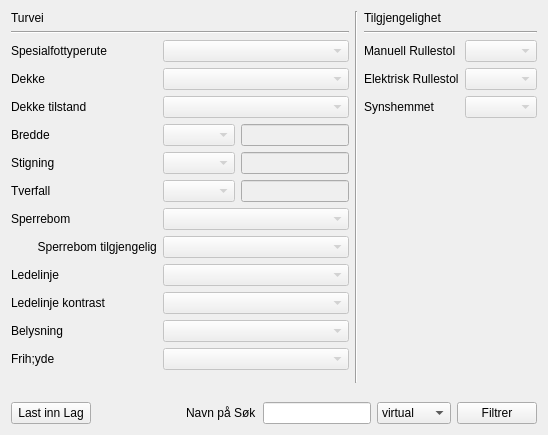
             <widget class="QWidget" name="tab_9">
              <attribute name="title">
               <string>Turvei</string>
              </attribute>
              <layout class="QVBoxLayout" name="verticalLayout_37">
               <item>
                <layout class="QVBoxLayout" name="verticalLayout_36">
                 <item>
                  <layout class="QHBoxLayout" name="horizontalLayout_65">
                   <item>
                    <layout class="QVBoxLayout" name="verticalLayout_35">
                     <item>
                      <widget class="QLabel" name="label_82">
                       <property name="text">
                        <string>Turvei</string>
                       </property>
                      </widget>
                     </item>
                     <item>
                      <widget class="Line" name="line_17">
                       <property name="orientation">
                        <enum>Qt::Horizontal</enum>
                       </property>
                      </widget>
                     </item>
                     <item>
                      <layout class="QFormLayout" name="formLayout_14">
                       <item row="0" column="0">
                        <widget class="QLabel" name="label_31">
                         <property name="text">
                          <string>Spesialfottyperute</string>
                         </property>
                        </widget>
                       </item>
                       <item row="0" column="1">
                        <widget class="QComboBox" name="comboBox_3">
                         <property name="enabled">
                          <bool>false</bool>
                         </property>
                        </widget>
                       </item>
                       <item row="1" column="0">
                        <widget class="QLabel" name="label_64">
                         <property name="text">
                          <string>Dekke</string>
                         </property>
                        </widget>
                       </item>
                       <item row="1" column="1">
                        <widget class="QComboBox" name="comboBox_10">
                         <property name="enabled">
                          <bool>false</bool>
                         </property>
                        </widget>
                       </item>
                       <item row="2" column="0">
                        <widget class="QLabel" name="label_74">
                         <property name="text">
                          <string>Dekke tilstand</string>
                         </property>
                        </widget>
                       </item>
                       <item row="2" column="1">
                        <widget class="QComboBox" name="comboBox_19">
                         <property name="enabled">
                          <bool>false</bool>
                         </property>
                        </widget>
                       </item>
                       <item row="3" column="0">
                        <widget class="QLabel" name="label_73">
                         <property name="text">
                          <string>Bredde</string>
                         </property>
                        </widget>
                       </item>
                       <item row="3" column="1">
                        <layout class="QHBoxLayout" name="horizontalLayout_59">
                         <item>
                          <widget class="QComboBox" name="comboBox_18">
                           <property name="enabled">
                            <bool>false</bool>
                           </property>
                          </widget>
                         </item>
                         <item>
                          <widget class="QLineEdit" name="lineEdit_4">
                           <property name="enabled">
                            <bool>false</bool>
                           </property>
                          </widget>
                         </item>
                        </layout>
                       </item>
                       <item row="4" column="0">
                        <widget class="QLabel" name="label_76">
                         <property name="text">
                          <string>Stigning</string>
                         </property>
                        </widget>
                       </item>
                       <item row="4" column="1">
                        <layout class="QHBoxLayout" name="horizontalLayout_62">
                         <item>
                          <widget class="QComboBox" name="comboBox_20">
                           <property name="enabled">
                            <bool>false</bool>
                           </property>
                          </widget>
                         </item>
                         <item>
                          <widget class="QLineEdit" name="lineEdit_5">
                           <property name="enabled">
                            <bool>false</bool>
                           </property>
                          </widget>
                         </item>
                        </layout>
                       </item>
                       <item row="5" column="0">
                        <widget class="QLabel" name="label_79">
                         <property name="text">
                          <string>Tverfall</string>
                         </property>
                        </widget>
                       </item>
                       <item row="5" column="1">
                        <layout class="QHBoxLayout" name="horizontalLayout_63">
                         <item>
                          <widget class="QComboBox" name="comboBox_21">
                           <property name="enabled">
                            <bool>false</bool>
                           </property>
                          </widget>
                         </item>
                         <item>
                          <widget class="QLineEdit" name="lineEdit_6">
                           <property name="enabled">
                            <bool>false</bool>
                           </property>
                          </widget>
                         </item>
                        </layout>
                       </item>
                       <item row="6" column="0">
                        <widget class="QLabel" name="label_72">
                         <property name="text">
                          <string>Sperrebom</string>
                         </property>
                        </widget>
                       </item>
                       <item row="6" column="1">
                        <widget class="QComboBox" name="comboBox_17">
                         <property name="enabled">
                          <bool>false</bool>
                         </property>
                         <item>
                          <property name="text">
                           <string/>
                          </property>
                         </item>
                         <item>
                          <property name="text">
                           <string>Ja</string>
                          </property>
                         </item>
                         <item>
                          <property name="text">
                           <string>Nei</string>
                          </property>
                         </item>
                        </widget>
                       </item>
                       <item row="7" column="0">
                        <widget class="QLabel" name="label_71">
                         <property name="text">
                          <string>        Sperrebom tilgjengelig</string>
                         </property>
                        </widget>
                       </item>
                       <item row="7" column="1">
                        <widget class="QComboBox" name="comboBox_16">
                         <property name="enabled">
                          <bool>false</bool>
                         </property>
                         <item>
                          <property name="text">
                           <string/>
                          </property>
                         </item>
                         <item>
                          <property name="text">
                           <string>Ja</string>
                          </property>
                         </item>
                         <item>
                          <property name="text">
                           <string>Nei</string>
                          </property>
                         </item>
                        </widget>
                       </item>
                       <item row="8" column="0">
                        <widget class="QLabel" name="label_68">
                         <property name="text">
                          <string>Ledelinje</string>
                         </property>
                        </widget>
                       </item>
                       <item row="8" column="1">
                        <widget class="QComboBox" name="comboBox_15">
                         <property name="enabled">
                          <bool>false</bool>
                         </property>
                        </widget>
                       </item>
                       <item row="9" column="0">
                        <widget class="QLabel" name="label_66">
                         <property name="text">
                          <string>Ledelinje kontrast</string>
                         </property>
                        </widget>
                       </item>
                       <item row="9" column="1">
                        <widget class="QComboBox" name="comboBox_11">
                         <property name="enabled">
                          <bool>false</bool>
                         </property>
                        </widget>
                       </item>
                       <item row="10" column="0">
                        <widget class="QLabel" name="label_81">
                         <property name="text">
                          <string>Belysning</string>
                         </property>
                        </widget>
                       </item>
                       <item row="10" column="1">
                        <widget class="QComboBox" name="comboBox_23">
                         <property name="enabled">
                          <bool>false</bool>
                         </property>
                        </widget>
                       </item>
                       <item row="11" column="0">
                        <widget class="QLabel" name="label_80">
                         <property name="text">
                          <string>Frih;yde</string>
                         </property>
                        </widget>
                       </item>
                       <item row="11" column="1">
                        <widget class="QComboBox" name="comboBox_22">
                         <property name="enabled">
                          <bool>false</bool>
                         </property>
                        </widget>
                       </item>
                      </layout>
                     </item>
                     <item>
                      <spacer name="verticalSpacer_21">
                       <property name="orientation">
                        <enum>Qt::Vertical</enum>
                       </property>
                       <property name="sizeHint" stdset="0">
                        <size>
                         <width>17</width>
                         <height>13</height>
                        </size>
                       </property>
                      </spacer>
                     </item>
                    </layout>
                   </item>
                   <item>
                    <widget class="Line" name="line_18">
                     <property name="orientation">
                      <enum>Qt::Vertical</enum>
                     </property>
                    </widget>
                   </item>
                   <item>
                    <layout class="QVBoxLayout" name="verticalLayout_34">
                     <item>
                      <widget class="QLabel" name="label_83">
                       <property name="text">
                        <string>Tilgjengelighet</string>
                       </property>
                      </widget>
                     </item>
                     <item>
                      <widget class="Line" name="line_19">
                       <property name="orientation">
                        <enum>Qt::Horizontal</enum>
                       </property>
                      </widget>
                     </item>
                     <item>
                      <layout class="QFormLayout" name="formLayout_13">
                       <item row="0" column="0">
                        <widget class="QLabel" name="label_84">
                         <property name="text">
                          <string>Manuell Rullestol</string>
                         </property>
                        </widget>
                       </item>
                       <item row="0" column="1">
                        <widget class="QComboBox" name="comboBox_manuell_rullestol_4">
                         <property name="enabled">
                          <bool>false</bool>
                         </property>
                        </widget>
                       </item>
                       <item row="1" column="0">
                        <widget class="QLabel" name="label_85">
                         <property name="text">
                          <string>Elektrisk Rullestol</string>
                         </property>
                        </widget>
                       </item>
                       <item row="1" column="1">
                        <widget class="QComboBox" name="comboBox_el_rullestol_3">
                         <property name="enabled">
                          <bool>false</bool>
                         </property>
                        </widget>
                       </item>
                       <item row="2" column="0">
                        <widget class="QLabel" name="label_86">
                         <property name="text">
                          <string>Synshemmet</string>
                         </property>
                        </widget>
                       </item>
                       <item row="2" column="1">
                        <widget class="QComboBox" name="comboBox_syn_4">
                         <property name="enabled">
                          <bool>false</bool>
                         </property>
                        </widget>
                       </item>
                      </layout>
                     </item>
                     <item>
                      <spacer name="verticalSpacer_19">
                       <property name="orientation">
                        <enum>Qt::Vertical</enum>
                       </property>
                       <property name="sizeHint" stdset="0">
                        <size>
                         <width>20</width>
                         <height>40</height>
                        </size>
                       </property>
                      </spacer>
                     </item>
                    </layout>
                   </item>
                  </layout>
                 </item>
                 <item>
                  <spacer name="verticalSpacer_20">
                   <property name="orientation">
                    <enum>Qt::Vertical</enum>
                   </property>
                   <property name="sizeHint" stdset="0">
                    <size>
                     <width>17</width>
                     <height>13</height>
                    </size>
                   </property>
                  </spacer>
                 </item>
                 <item>
                  <layout class="QHBoxLayout" name="horizontalLayout_60">
                   <item>
                    <widget class="QPushButton" name="pushButton_LastInngang_6">
                     <property name="text">
                      <string>Last inn Lag</string>
                     </property>
                    </widget>
                   </item>
                   <item>
                    <spacer name="horizontalSpacer_11">
                     <property name="orientation">
                      <enum>Qt::Horizontal</enum>
                     </property>
                     <property name="sizeHint" stdset="0">
                      <size>
                       <width>40</width>
                       <height>20</height>
                      </size>
                     </property>
                    </spacer>
                   </item>
                   <item>
                    <layout class="QHBoxLayout" name="horizontalLayout_61">
                     <item>
                      <widget class="QLabel" name="label_87">
                       <property name="text">
                        <string>Navn på Søk</string>
                       </property>
                      </widget>
                     </item>
                     <item>
                      <widget class="QLineEdit" name="lineEdit_navn_paa_sok_inngang_5"/>
                     </item>
                     <item>
                      <widget class="QComboBox" name="comboBox_sok_metode_5">
                       <item>
                        <property name="text">
                         <string>virtual</string>
                        </property>
                       </item>
                       <item>
                        <property name="text">
                         <string>memory</string>
                        </property>
                       </item>
                      </widget>
                     </item>
                     <item>
                      <widget class="QPushButton" name="pushButton_filtrerInngang_5">
                       <property name="text">
                        <string>Filtrer</string>
                       </property>
                      </widget>
                     </item>
                    </layout>
                   </item>
                  </layout>
                 </item>
                </layout>
               </item>
              </layout>
             </widget>
